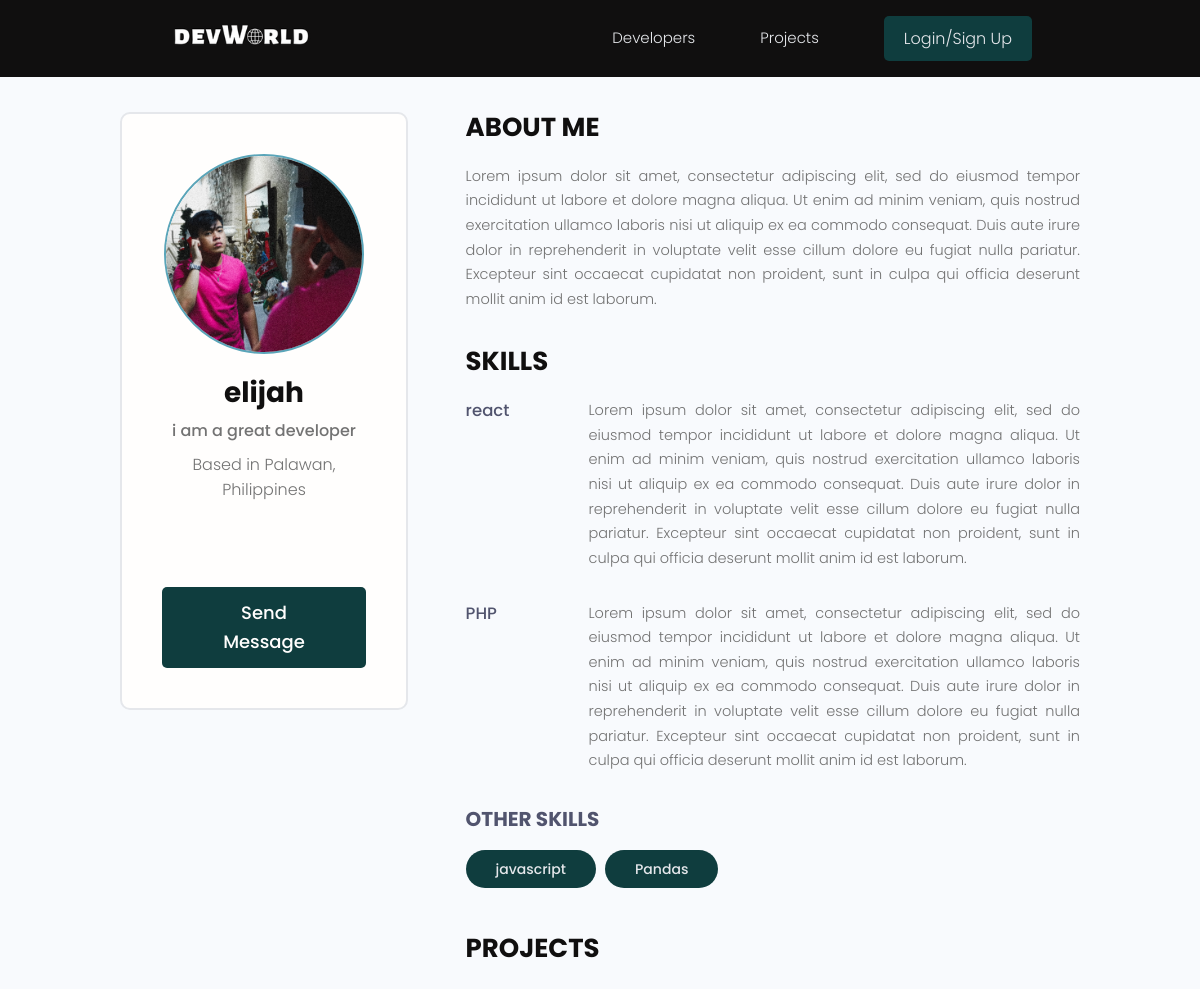
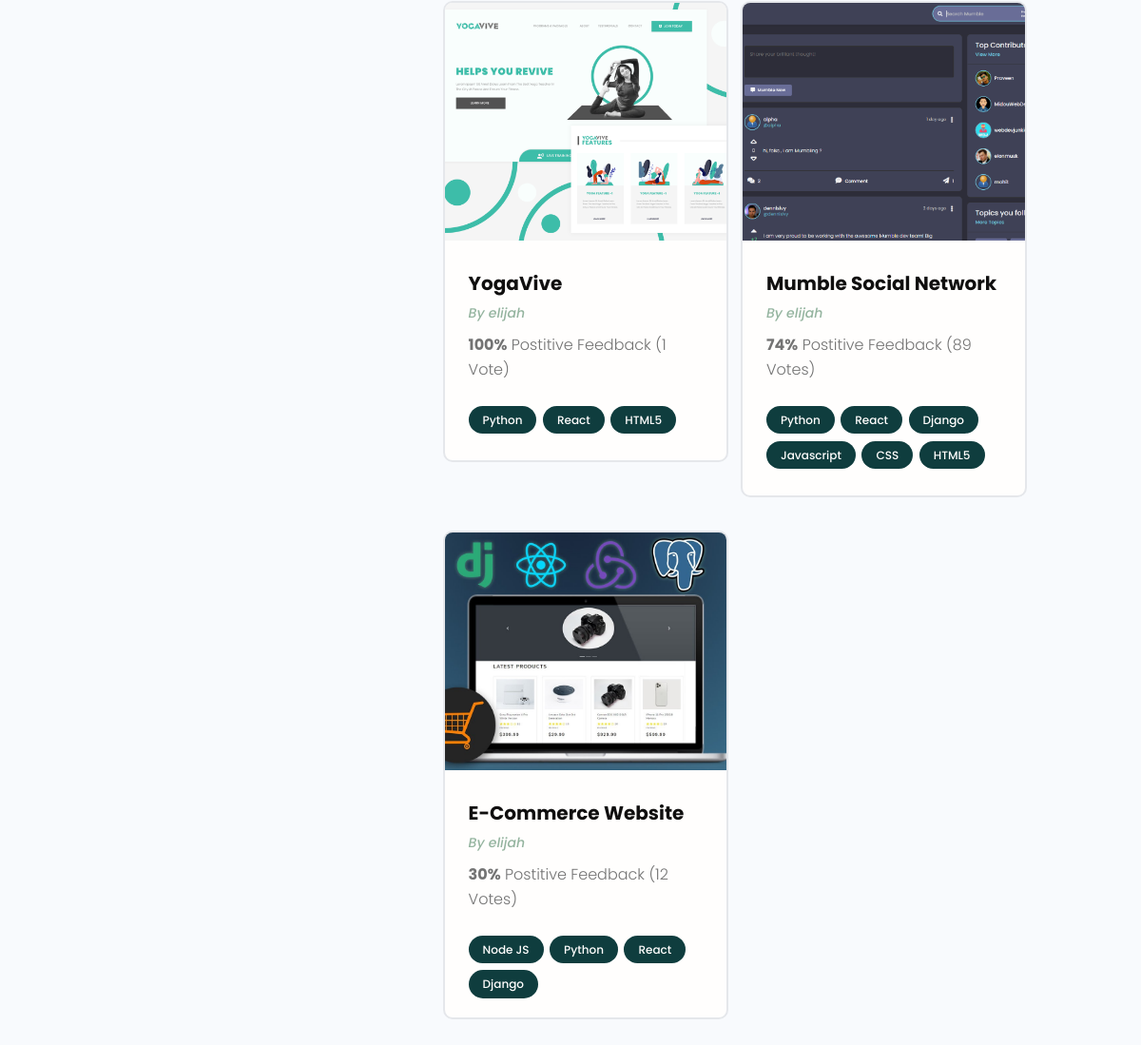
/user-profile/8e6d720e-7c7b-4e82-ad24-b960102713ac/, run on the app's committed database (2 pictures, top to bottom).
### users/models.py (models this page shows, shortened)
class Profile(models.Model):
    user = models.OneToOneField(User, on_delete=models.CASCADE, null=True, blank=True)
    name = models.CharField(max_length=200, blank=True, null=True)
    email = models.EmailField(max_length=500, blank=True, null=True)
    username = models.CharField(max_length=200, blank=True, null=True)
    location = models.CharField(max_length=200, blank=True, null=True)
    short_intro = models.CharField(max_length=200, blank=True, null=True)
    bio = models.TextField(blank=True, null=True)
    profile_image = models.ImageField(blank=True, null=True, upload_to='profiles/', default='profiles/user-default.png')
    social_github = models.CharField(max_length=200, blank=True, null=True)
    social_twitter = models.CharField(max_length=200, blank=True, null=True)
    social_linkedin = models.CharField(max_length=200, blank=True, null=True)
    social_youtube = models.CharField(max_length=200, blank=True, null=True)
    social_website = models.CharField(max_length=200, blank=True, null=True)
    created = models.DateTimeField(auto_now_add=True)
    id = models.UUIDField(default=uuid.uuid4, unique=True, primary_key=True, editable=False)
    class Meta:
        ordering = ['created']
    @property
    def imageURL(self):
        try:
            url = self.profile_image.url
        except:
            url = '/images/profiles/user-default.png'
        return url

class Skill(models.Model):
    owner = models.ForeignKey(Profile, on_delete=models.CASCADE, blank=True, null=True)
    name = models.CharField(max_length=200, blank=True, null=True)
    description = models.TextField(blank=True, null=True)
    created = models.DateTimeField(auto_now_add=True)
    id = models.UUIDField(default=uuid.uuid4, unique=True, primary_key=True, editable=False)
    def __str__(self):
        return str(self.name)

### projects/models.py (models this page shows, shortened)
class Project(models.Model):
    owner = models.ForeignKey(Profile, null=True, blank=True, on_delete=models.CASCADE)
    title = models.CharField(max_length=200)
    description = models.TextField(null=True, blank=True)
    featured_image = models.ImageField(null=True, blank=True, default='default.png')
    demo_link = models.CharField(max_length=2000, null=True, blank=True)
    source_link = models.CharField(max_length=2000, null=True, blank=True)
    tags = models.ManyToManyField('Tag', blank=True)
    vote_total = models.IntegerField(default=0, null=True, blank=True)
    vote_ratio = models.IntegerField(default=0, null=True, blank=True)
    created = models.DateTimeField(auto_now_add=True)
    id = models.UUIDField(default=uuid.uuid4, unique=True, primary_key=True, editable=False)
    class Meta:
        ordering = ['-vote_ratio', '-vote_total', 'title']
    @property
    def imageURL(self):
        try:
            url = self.featured_image.url
        except:
            url = '/images/default.png'
        return url

class Tag(models.Model):
    name = models.CharField(max_length=200, )
    created = models.DateTimeField(auto_now_add=True)
    id = models.UUIDField(default=uuid.uuid4, unique=True, primary_key=True, editable=False)
    def __str__(self) -> str:
        return self.name

### users/views.py (the view)
# urls.py: path('user-profile/<str:pk>/', views.userProfiles, name='user-profile'),
def userProfiles(request, pk):
    profile = Profile.objects.get(id=pk)
    user = profile.user
    topSkills = profile.skill_set.exclude(description__exact="")
    otherSkills = profile.skill_set.filter(description="")
    context = {'profile': profile, 'topSkills': topSkills,
               "otherSkills": otherSkills, 'user': user}
    return render(request, 'users/user-profile.html', context)

### users/templates/users/user-profile.html (shortened to what this page needs)
{% extends 'main.html' %}
{% load static %}
{% block content %}
<main class="profile my-md">
    <div class="container">
        <div class="layout">
            <div class="column column--1of3">
                <div class="card text-center">
                    <div class="card__body dev">
                        <img class="avatar avatar--xl" src="/static{{ profile.imageURL }}" />
                        <h2 class="dev__name">{{profile.name}}</h2>
                        <p class="dev__title">{{profile.short_intro}}</p>
                        <p class="dev__location">Based in {{profile.location}}</p>
                        <ul class="dev__social">
                        </ul>
                        {% if request.user.profile.id != profile.id %}
                        <a href="{% url 'send-message' profile.id %}" class="btn btn--sub btn--lg">Send Message </a>
                        {% endif %}
                    </div>
                </div>
            </div>
            <div class="column column--2of3">
                <div class="devInfo">
                    <h3 class="devInfo__title">About Me</h3>
                    <p class="devInfo__about">{{profile.bio}}</p>
                </div>
                <div class="devInfo">
                    <h3 class="devInfo__title">Skills</h3>
                    <div class="devInfo__skills">
                        {% for skill in topSkills %}
                        <div class="devSkill">
                            <h4 class="devSkill__title">{{skill.name}}</h4>
                            <p class="devSkill__info">{{skill.description}}</p>
                        </div>
                        {% endfor %}
                        <h3 class="devInfo__subtitle">Other Skills</h3>
                        <div class="devInfo__otherSkills">
                            {% for skill in otherSkills %}
                            <span class="tag tag--pill tag--sub tag--lg" style="color: white;">
                                <small>{{skill}}</small>
                            </span>
                            {% endfor %}
                        </div>
                    </div>
                </div>
                <div class="devInfo">
                    <h3 class="devInfo__title">Projects</h3>
                    <div class="grid grid--two">
                        {% for project in profile.project_set.all %}
                        <div class="column">
                            <div class="card project">
                                <a href="{% url 'project' project.id %}" class="project">
                                    <img class="project__thumbnail" src="/static{{project.imageURL}}"
                                        alt="project thumbnail" />
                                    <div class="card__body">
                                        <h3 class="project__title">{{project.title}}</h3>
                                        <p><a class="project__author"
                                                href="{% url 'user-profile' project.owner.id %}">By
                                                {{project.owner.name}}</a>
                                        </p>
                                        <p class="project--rating">
                                            <span style="font-weight: bold;">{{project.vote_ratio}}%</span> Postitive
                                            Feedback ({{project.vote_total}} Vote{{project.vote_total|pluralize:"s"}})
                                        </p>
                                        <div class="project__tags">
                                            {% for tag in project.tags.all %}
                                            <span class="tag tag--pill tag--main">
                                                <small>{{tag}}</small>
                                            </span>
                                            {% endfor %}
                                        </div>
                                    </div>
                                </a>
                            </div>
                        </div>
                        {% endfor %}
                    </div>
                </div>
            </div>
        </div>
    </div>
</main>
{% endblock content %}

### static/styles/app.css (style rules this page uses)
:root { --color-sub: #100F0F; }
.btn--sub { background-color: var(--color-sub-lighter); }
.card { border: 2px solid var(--color-light); }
img { width: 100%; }
.profile .card > .dev { padding: 4rem; }
.dev__name { color: var(--color-sub); font-size: 2.8rem; font-weight: 700; margin-top: 1rem; margin-bottom: 0.5rem; }
.dev__title { font-size: 1.6rem; font-weight: 500; line-height: 1.3; }
.dev__location { margin-top: 1rem; }
.dev__social { margin: 3rem 0; list-style: none; display: flex; justify-content: center; gap: 1.5rem; }
.devInfo { margin-bottom: 3rem; }
.devInfo__title, .devInfo__subtitle { font-size: 2.6rem; color: var(--color-sub); text-transform: uppercase; font-weight: 700; margin-bottom: 1.5rem; }
.devInfo__subtitle { font-size: 2rem; color: var(--color-sub-light); }
.devInfo__about, .devSkill__info { font-size: 1.45rem; line-height: 1.7; text-align: justify; }
.devSkill { margin-bottom: 3rem; }
.devSkill__title { font-size: 1.65rem; font-weight: 500; color: var(--color-sub-light); }
@media screen and (min-width: 700px) { .devSkill { display: flex; justify-content: space-between; gap: 3rem; } }
@media screen and (min-width: 700px) { .devSkill__info { flex-basis: 80%; } }
.project__author { font-size: 1.4rem; font-style: italic; color: #94B49F; }
.project--rating { margin-bottom: 1.6em; margin-top: .5em; }
.project__thumbnail { height: 25rem; object-fit: cover; object-position: top center; }
.project__title { font-size: 2rem; font-weight: 700; color: var(--color-sub); }

### static/uikit/styles/modules/_variables.css (style rules this page uses)
:root { --color-main: #5aa5b9; --color-main-light: #e6faff; --color-sub: #100F0F; --color-sub-light: #51546e; --color-sub-lighter: #0F3D3E; --color-text: #737373; --color-gray: #8b8b8b; --color-light: #e5e7eb; --color-light-gray: #767676; --color-bg: #f8fafd; --color-white: #fffefd; --color-white-light: #f3f3f3; --color-success: #359e64; --color-success-bg: #def8e8; --color-error: #fc4b0b; --color-error-bg: #fff2ee; --font-base: 'Poppins', arial, helvetica, 'Segoe UI', roboto, ubuntu, sans-serif; --font-monospace: 'Fira Code', 'Courier New', courier, monospace; --font-regular: 300; --font-medium: 500; --font-bold: 700; --generic-shadow: 1px 1px 5px #00000010; --generic-transition: all 0.3s ease-in-out; }

### static/uikit/styles/modules/_base.css (style rules this page uses)
* { margin: 0; padding: 0; box-sizing: border-box; text-rendering: optimizeLegibility; color: inherit; font-size: inherit; }
html { font-size: 50%; }
@media only screen and (min-width: 480px) { html { font-size: 56.25%; } }
@media only screen and (min-width: 1200px) { html { font-size: 62.5%; } }
body { line-height: 1.6; font-weight: 400; font-size: 1.5rem; color: var(--color-text); background-color: var(--color-bg); min-height: 100vh; }

### static/uikit/styles/modules/_typography.css (style rules this page uses)
* { font-family: var(--font-base); }
h2 { font-size: 3.6rem; font-weight: var(--font-bold); }
h3 { font-size: 3.2rem; font-weight: var(--font-medium); }
h4 { font-size: 2.8rem; font-weight: var(--font-medium); }
p, span, strong { font-size: 1.6rem; color: var(--color-text); font-weight: var(--font-regular); }
a { padding-bottom: 2px; text-decoration: none; display: inline-block; color: var(--color-main); font-weight: var(--font-medium); }

### static/uikit/styles/modules/_utilities.css (style rules this page uses)
.container { width: 92%; max-width: 165rem; margin: 0 auto; box-sizing: border-box; }
@media screen and (min-width: 1000px) { .container { width: 90%; } }
@media screen and (min-width: 1200px) { .container { width: 80%; } }
.text-center { text-align: center; }
.my-md { margin: 3rem auto; }

### static/uikit/styles/modules/_avatar.css (style rules this page uses)
.avatar { border-radius: 50%; border: 2px solid var(--color-main); object-fit: cover; }
.avatar--xl { height: 20rem; width: 20rem; }

### static/uikit/styles/modules/_button.css (style rules this page uses)
.btn { display: inline-block; position: relative; cursor: pointer; background-color: var(--color-light); font-weight: var(--font-medium); color: var(--color-sub); text-decoration: none; padding: 1rem 2rem; border-radius: 0.5rem; border: none; width: -webkit-fit-content; width: -moz-fit-content; width: fit-content; height: -webkit-fit-content; height: -moz-fit-content; height: fit-content; font-size: 1.6rem; outline-width: 0; outline-color: transparent; -webkit-backface-visibility: hidden; backface-visibility: hidden; transition: all 0.3s ease-in-out; }
.btn--sub { background-color: var(--color-sub); color: var(--color-white); }
.btn--lg { font-size: 1.8rem; padding: 1.2rem 4.5rem; }

### static/uikit/styles/modules/_card.css (style rules this page uses)
.card { border-radius: 1rem; background-color: var(--color-white); border: 1.5px solid var(--color-light); width: auto; height: auto; margin-top: 0.5rem; margin-bottom: 0.5rem; overflow: hidden; }
.card__body, .card__header { padding: 2rem 2.5rem; }

### data on the page
Profile: imageURL (picture), name "elijah", short_intro "i am a great developer", location "Palawan, Philippines", bio "Lorem ipsum dolor sit amet, consectetur adipiscing elit, sed do eiusmod tempor incididunt ut labore et dolore magna aliqua. Ut enim ad minim veniam, quis nostrud exercitation ullamco laboris nisi ut aliquip ex ea commodo consequat. Duis aute irure dolor in reprehenderit in voluptate velit esse cillum dolore eu fugiat nulla pariatur. Excepteur sint occaecat cupidatat non proident, sunt in culpa qui officia deserunt mollit anim id est laborum."
Skill: name "react", description "Lorem ipsum dolor sit amet, consectetur adipiscing elit, sed do eiusmod tempor incididunt ut labore et dolore magna aliqua. Ut enim ad minim veniam, quis nostrud exercitation ullamco laboris nisi ut aliquip ex ea commodo consequat. Duis aute irure dolor in reprehenderit in voluptate velit esse cillum dolore eu fugiat nulla pariatur. Excepteur sint occaecat cupidatat non proident, sunt in culpa qui officia deserunt mollit anim id est laborum."
Skill: name "PHP", description "Lorem ipsum dolor sit amet, consectetur adipiscing elit, sed do eiusmod tempor incididunt ut labore et dolore magna aliqua. Ut enim ad minim veniam, quis nostrud exercitation ullamco laboris nisi ut aliquip ex ea commodo consequat. Duis aute irure dolor in reprehenderit in voluptate velit esse cillum dolore eu fugiat nulla pariatur. Excepteur sint occaecat cupidatat non proident, sunt in culpa qui officia deserunt mollit anim id est laborum."
Skill: name "javascript"
Skill: name "Pandas"
Project: imageURL (picture), title "YogaVive", owner.name "elijah", vote_ratio "100", vote_total "1"
Tag: name "Python"
Tag: name "React"
Tag: name "HTML5"
Project: imageURL (picture), title "Mumble Social Network", owner.name "elijah", vote_ratio "74", vote_total "89"
Tag: name "Django"
Tag: name "Javascript"
Tag: name "CSS"
Project: imageURL (picture), title "E-Commerce Website", owner.name "elijah", vote_ratio "30", vote_total "12"
Tag: name "Node JS"
